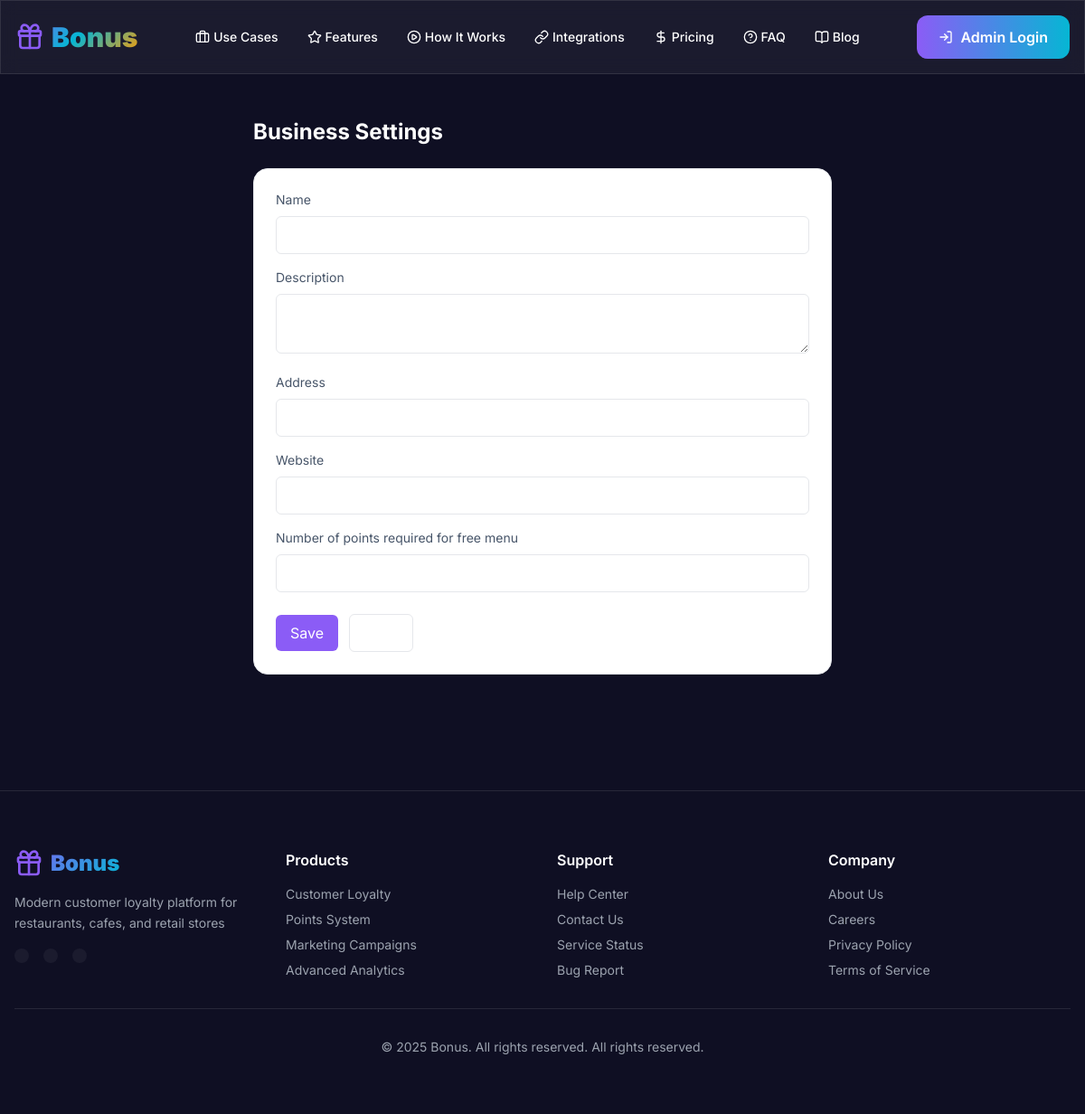
The page /partners/settings/ (signed in) on the database as committed earlier.
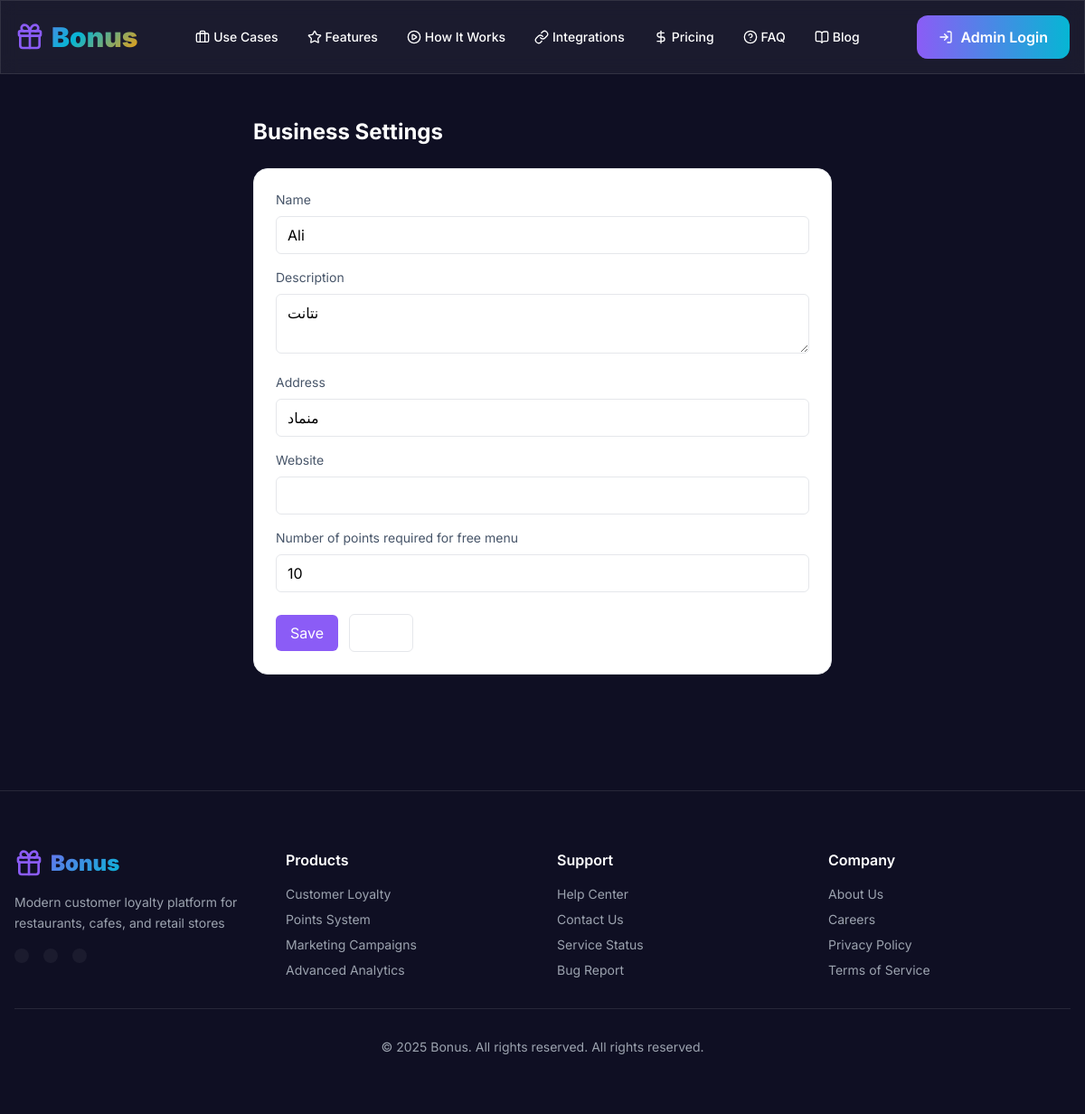
The same page on the database as committed later.
### loyalty/models.py (models this page shows, shortened)
class Business(models.Model):
    owner = models.ForeignKey(settings.AUTH_USER_MODEL, on_delete=models.CASCADE)
    name = models.CharField(max_length=200)
    description = models.TextField(blank=True)
    address = models.CharField(max_length=300, blank=True)
    website = models.URLField(blank=True)
    phone = models.CharField(max_length=20, blank=True, help_text="Business phone number")
    password = models.CharField(max_length=128, blank=True, help_text="Business password for in-person access")
    free_reward_threshold = models.PositiveIntegerField(default=10)
    created_at = models.DateTimeField(auto_now_add=True)

### partners/views.py (the view, shortened to what this page needs)
# urls.py: path("settings/", views.business_settings, name="business_settings"),
@login_required
@require_http_methods(["GET", "POST"])
def business_settings(request):
    business = _get_active_business(request)
    return render(request, "partners/business_settings.html", {"business": business})

### partners/views.py (called while the page is built)
def _get_active_business(request):
    business_id = request.session.get("active_business_id")
    if business_id:
        return Business.objects.filter(id=business_id, owner=request.user).first()
    return Business.objects.filter(owner=request.user).first()

### templates/partners/business_settings.html (shortened to what this page needs)
{% extends 'base.html' %}
{% block content %}
<div class="max-w-2xl mx-auto px-4 py-12">
  <h1 class="text-2xl font-bold">Business Settings</h1>
  <form method="post" class="mt-6 p-6 rounded-2xl border bg-white">
    <label class="block text-sm text-slate-600">Name</label>
    <input name="name" value="{{ business.name }}" class="mt-2 w-full px-3 py-2 border rounded-md" style="color: #000000; background-color: #ffffff;" />
    <label class="mt-4 block text-sm text-slate-600">Description</label>
    <textarea name="description" class="mt-2 w-full px-3 py-2 border rounded-md" style="color: #000000; background-color: #ffffff;">{{ business.description }}</textarea>
    <label class="mt-4 block text-sm text-slate-600">Address</label>
    <input name="address" value="{{ business.address }}" class="mt-2 w-full px-3 py-2 border rounded-md" style="color: #000000; background-color: #ffffff;" />
    <label class="mt-4 block text-sm text-slate-600">Website</label>
    <input name="website" value="{{ business.website }}" class="mt-2 w-full px-3 py-2 border rounded-md" style="color: #000000; background-color: #ffffff;" />
    <label class="mt-4 block text-sm text-slate-600">Number of points required for free menu</label>
    <input name="free_reward_threshold" value="{{ business.free_reward_threshold }}" class="mt-2 w-full px-3 py-2 border rounded-md" style="color: #000000; background-color: #ffffff;" />
    <div class="mt-6 flex items-center gap-3">
      <button class="px-4 py-2 rounded-md bg-primary text-white">Save</button>
      <a href="/partners/dashboard/" class="px-4 py-2 rounded-md border">Back</a>
    </div>
  </form>
</div>
{% endblock %}

Rows that differ between the two databases and show on the page:
added Business: name "Ali", description "نتانت", address "منماد", free_reward_threshold "10"
